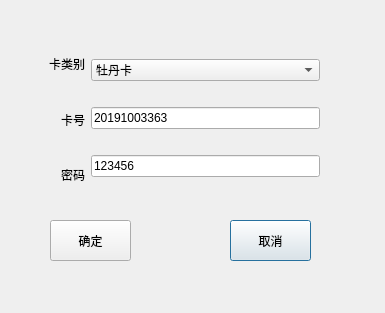
<?xml version="1.0" encoding="UTF-8"?>
<ui version="4.0">
 <class>authentication</class>
 <widget class="QDialog" name="authentication">
  <property name="geometry">
   <rect>
    <x>0</x>
    <y>0</y>
    <width>385</width>
    <height>313</height>
   </rect>
  </property>
  <property name="windowTitle">
   <string>登录</string>
  </property>
  <property name="windowIcon">
   <iconset resource="../resouce.qrc">
    <normaloff>:/picture/loginicon.svg</normaloff>:/picture/loginicon.svg</iconset>
  </property>
  <widget class="QWidget" name="layoutWidget">
   <property name="geometry">
    <rect>
     <x>49</x>
     <y>39</y>
     <width>271</width>
     <height>161</height>
    </rect>
   </property>
   <layout class="QHBoxLayout" name="horizontalLayout">
    <item>
     <layout class="QVBoxLayout" name="verticalLayout_2">
      <item>
       <widget class="QLabel" name="label">
        <property name="text">
         <string>卡类别</string>
        </property>
        <property name="alignment">
         <set>Qt::AlignRight|Qt::AlignTrailing|Qt::AlignVCenter</set>
        </property>
       </widget>
      </item>
      <item>
       <widget class="QLabel" name="label_2">
        <property name="text">
         <string>卡号</string>
        </property>
        <property name="alignment">
         <set>Qt::AlignRight|Qt::AlignTrailing|Qt::AlignVCenter</set>
        </property>
       </widget>
      </item>
      <item>
       <widget class="QLabel" name="label_3">
        <property name="text">
         <string>密码</string>
        </property>
        <property name="alignment">
         <set>Qt::AlignRight|Qt::AlignTrailing|Qt::AlignVCenter</set>
        </property>
       </widget>
      </item>
     </layout>
    </item>
    <item>
     <layout class="QVBoxLayout" name="verticalLayout">
      <item>
       <widget class="QComboBox" name="cardtype">
        <item>
         <property name="text">
          <string>牡丹卡</string>
         </property>
        </item>
        <item>
         <property name="text">
          <string>玫瑰卡</string>
         </property>
        </item>
       </widget>
      </item>
      <item>
       <widget class="QLineEdit" name="cardid">
        <property name="text">
         <string>20191003363</string>
        </property>
       </widget>
      </item>
      <item>
       <widget class="QLineEdit" name="pwd">
        <property name="text">
         <string>123456</string>
        </property>
        <property name="alignment">
         <set>Qt::AlignLeading|Qt::AlignLeft|Qt::AlignVCenter</set>
        </property>
       </widget>
      </item>
     </layout>
    </item>
   </layout>
  </widget>
  <widget class="QPushButton" name="exitButton">
   <property name="geometry">
    <rect>
     <x>230</x>
     <y>220</y>
     <width>81</width>
     <height>41</height>
    </rect>
   </property>
   <property name="text">
    <string>取消</string>
   </property>
  </widget>
  <widget class="QPushButton" name="okButton">
   <property name="geometry">
    <rect>
     <x>50</x>
     <y>220</y>
     <width>81</width>
     <height>41</height>
    </rect>
   </property>
   <property name="text">
    <string>确定</string>
   </property>
  </widget>
 </widget>
 <resources>
  <include location="../resouce.qrc"/>
 </resources>
 <connections/>
</ui>
